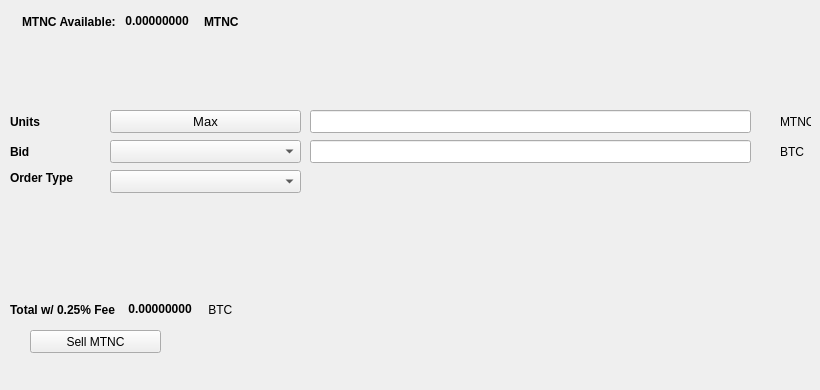
   <widget class="QWidget" name="SellTab">
    <attribute name="title">
     <string>Sell</string>
    </attribute>
    <widget class="QLabel" name="label_16">
     <property name="geometry">
      <rect>
       <x>780</x>
       <y>140</y>
       <width>31</width>
       <height>23</height>
      </rect>
     </property>
     <property name="text">
      <string>BTC</string>
     </property>
    </widget>
    <widget class="QComboBox" name="SellBidcomboBox">
     <property name="geometry">
      <rect>
       <x>110</x>
       <y>140</y>
       <width>191</width>
       <height>23</height>
      </rect>
     </property>
     <property name="font">
      <font>
       <pointsize>10</pointsize>
      </font>
     </property>
    </widget>
    <widget class="QLabel" name="label_18">
     <property name="geometry">
      <rect>
       <x>10</x>
       <y>110</y>
       <width>46</width>
       <height>23</height>
      </rect>
     </property>
     <property name="font">
      <font>
       <weight>75</weight>
       <bold>true</bold>
      </font>
     </property>
     <property name="text">
      <string>Units</string>
     </property>
    </widget>
    <widget class="QPushButton" name="Sell_Max_Amount">
     <property name="geometry">
      <rect>
       <x>110</x>
       <y>110</y>
       <width>191</width>
       <height>23</height>
      </rect>
     </property>
     <property name="font">
      <font>
       <pointsize>10</pointsize>
      </font>
     </property>
     <property name="text">
      <string>Max</string>
     </property>
    </widget>
    <widget class="QLabel" name="label_20">
     <property name="geometry">
      <rect>
       <x>10</x>
       <y>170</y>
       <width>91</width>
       <height>16</height>
      </rect>
     </property>
     <property name="font">
      <font>
       <weight>75</weight>
       <bold>true</bold>
      </font>
     </property>
     <property name="text">
      <string>Order Type</string>
     </property>
    </widget>
    <widget class="QComboBox" name="SellOrdertypeCombo">
     <property name="geometry">
      <rect>
       <x>110</x>
       <y>170</y>
       <width>191</width>
       <height>23</height>
      </rect>
     </property>
     <property name="font">
      <font>
       <pointsize>10</pointsize>
      </font>
     </property>
    </widget>
    <widget class="QLabel" name="label_21">
     <property name="geometry">
      <rect>
       <x>10</x>
       <y>140</y>
       <width>46</width>
       <height>23</height>
      </rect>
     </property>
     <property name="font">
      <font>
       <weight>75</weight>
       <bold>true</bold>
      </font>
     </property>
     <property name="text">
      <string>Bid</string>
     </property>
    </widget>
    <widget class="QLabel" name="label_22">
     <property name="geometry">
      <rect>
       <x>780</x>
       <y>110</y>
       <width>31</width>
       <height>23</height>
      </rect>
     </property>
     <property name="text">
      <string>MTNC</string>
     </property>
    </widget>
    <widget class="QLineEdit" name="UnitsInputMTNC">
     <property name="geometry">
      <rect>
       <x>310</x>
       <y>110</y>
       <width>441</width>
       <height>23</height>
      </rect>
     </property>
     <property name="font">
      <font>
       <pointsize>9</pointsize>
       <weight>75</weight>
       <bold>true</bold>
      </font>
     </property>
    </widget>
    <widget class="QLineEdit" name="SellBidPriceEdit">
     <property name="geometry">
      <rect>
       <x>310</x>
       <y>140</y>
       <width>441</width>
       <height>23</height>
      </rect>
     </property>
     <property name="font">
      <font>
       <pointsize>9</pointsize>
       <weight>75</weight>
       <bold>true</bold>
      </font>
     </property>
    </widget>
    <widget class="QPushButton" name="SellMTNCBTN">
     <property name="geometry">
      <rect>
       <x>30</x>
       <y>330</y>
       <width>131</width>
       <height>23</height>
      </rect>
     </property>
     <property name="text">
      <string>Sell MTNC</string>
     </property>
     <property name="icon">
      <iconset resource="../MTNC">
       <normaloff>:/icons/bitcoin</normaloff>:/icons/bitcoin</iconset>
     </property>
    </widget>
    <widget class="QWidget" name="layoutWidget3">
     <property name="geometry">
      <rect>
       <x>22</x>
       <y>12</y>
       <width>258</width>
       <height>19</height>
      </rect>
     </property>
     <layout class="QHBoxLayout" name="horizontalLayout">
      <item>
       <widget class="QLabel" name="label232_2">
        <property name="font">
         <font>
          <weight>75</weight>
          <bold>true</bold>
         </font>
        </property>
        <property name="text">
         <string>MTNC Available:</string>
        </property>
       </widget>
      </item>
      <item>
       <widget class="QLabel" name="MTNCAvailableLabel">
        <property name="palette">
         <palette>
          <active>
           <colorrole role="WindowText">
            <brush brushstyle="SolidPattern">
             <color alpha="255">
              <red>0</red>
              <green>0</green>
              <blue>0</blue>
             </color>
            </brush>
           </colorrole>
           <colorrole role="Button">
            <brush brushstyle="SolidPattern">
             <color alpha="255">
              <red>0</red>
              <green>170</green>
              <blue>0</blue>
             </color>
            </brush>
           </colorrole>
           <colorrole role="Light">
            <brush brushstyle="SolidPattern">
             <color alpha="255">
              <red>0</red>
              <green>255</green>
              <blue>0</blue>
             </color>
            </brush>
           </colorrole>
           <colorrole role="Midlight">
            <brush brushstyle="SolidPattern">
             <color alpha="255">
              <red>0</red>
              <green>212</green>
              <blue>0</blue>
             </color>
            </brush>
           </colorrole>
           <colorrole role="Dark">
            <brush brushstyle="SolidPattern">
             <color alpha="255">
              <red>0</red>
              <green>85</green>
              <blue>0</blue>
             </color>
            </brush>
           </colorrole>
           <colorrole role="Mid">
            <brush brushstyle="SolidPattern">
             <color alpha="255">
              <red>0</red>
              <green>113</green>
              <blue>0</blue>
             </color>
            </brush>
           </colorrole>
           <colorrole role="Text">
            <brush brushstyle="SolidPattern">
             <color alpha="255">
              <red>0</red>
              <green>170</green>
              <blue>0</blue>
             </color>
            </brush>
           </colorrole>
           <colorrole role="BrightText">
            <brush brushstyle="SolidPattern">
             <color alpha="255">
              <red>255</red>
              <green>255</green>
              <blue>255</blue>
             </color>
            </brush>
           </colorrole>
           <colorrole role="ButtonText">
            <brush brushstyle="SolidPattern">
             <color alpha="255">
              <red>0</red>
              <green>0</green>
              <blue>0</blue>
             </color>
            </brush>
           </colorrole>
           <colorrole role="Base">
            <brush brushstyle="SolidPattern">
             <color alpha="255">
              <red>255</red>
              <green>255</green>
              <blue>255</blue>
             </color>
            </brush>
           </colorrole>
           <colorrole role="Window">
            <brush brushstyle="SolidPattern">
             <color alpha="255">
              <red>0</red>
              <green>170</green>
              <blue>0</blue>
             </color>
            </brush>
           </colorrole>
           <colorrole role="Shadow">
            <brush brushstyle="SolidPattern">
             <color alpha="255">
              <red>0</red>
              <green>0</green>
              <blue>0</blue>
             </color>
            </brush>
           </colorrole>
           <colorrole role="AlternateBase">
            <brush brushstyle="SolidPattern">
             <color alpha="255">
              <red>127</red>
              <green>212</green>
              <blue>127</blue>
             </color>
            </brush>
           </colorrole>
           <colorrole role="ToolTipBase">
            <brush brushstyle="SolidPattern">
             <color alpha="255">
              <red>255</red>
              <green>255</green>
              <blue>220</blue>
             </color>
            </brush>
           </colorrole>
           <colorrole role="ToolTipText">
            <brush brushstyle="SolidPattern">
             <color alpha="255">
              <red>0</red>
              <green>0</green>
              <blue>0</blue>
             </color>
            </brush>
           </colorrole>
          </active>
          <inactive>
           <colorrole role="WindowText">
            <brush brushstyle="SolidPattern">
             <color alpha="255">
              <red>0</red>
              <green>0</green>
              <blue>0</blue>
             </color>
            </brush>
           </colorrole>
           <colorrole role="Button">
            <brush brushstyle="SolidPattern">
             <color alpha="255">
              <red>0</red>
              <green>170</green>
              <blue>0</blue>
             </color>
            </brush>
           </colorrole>
           <colorrole role="Light">
            <brush brushstyle="SolidPattern">
             <color alpha="255">
              <red>0</red>
              <green>255</green>
              <blue>0</blue>
             </color>
            </brush>
           </colorrole>
           <colorrole role="Midlight">
            <brush brushstyle="SolidPattern">
             <color alpha="255">
              <red>0</red>
              <green>212</green>
              <blue>0</blue>
             </color>
            </brush>
           </colorrole>
           <colorrole role="Dark">
            <brush brushstyle="SolidPattern">
             <color alpha="255">
              <red>0</red>
              <green>85</green>
              <blue>0</blue>
             </color>
            </brush>
           </colorrole>
           <colorrole role="Mid">
            <brush brushstyle="SolidPattern">
             <color alpha="255">
              <red>0</red>
              <green>113</green>
              <blue>0</blue>
             </color>
            </brush>
           </colorrole>
           <colorrole role="Text">
            <brush brushstyle="SolidPattern">
             <color alpha="255">
              <red>0</red>
              <green>170</green>
              <blue>0</blue>
             </color>
            </brush>
           </colorrole>
           <colorrole role="BrightText">
            <brush brushstyle="SolidPattern">
             <color alpha="255">
              <red>255</red>
              <green>255</green>
              <blue>255</blue>
             </color>
            </brush>
           </colorrole>
           <colorrole role="ButtonText">
            <brush brushstyle="SolidPattern">
             <color alpha="255">
              <red>0</red>
              <green>0</green>
              <blue>0</blue>
             </color>
            </brush>
           </colorrole>
           <colorrole role="Base">
            <brush brushstyle="SolidPattern">
             <color alpha="255">
              <red>255</red>
              <green>255</green>
              <blue>255</blue>
             </color>
            </brush>
           </colorrole>
           <colorrole role="Window">
            <brush brushstyle="SolidPattern">
             <color alpha="255">
              <red>0</red>
              <green>170</green>
              <blue>0</blue>
             </color>
            </brush>
           </colorrole>
           <colorrole role="Shadow">
            <brush brushstyle="SolidPattern">
             <color alpha="255">
              <red>0</red>
              <green>0</green>
              <blue>0</blue>
             </color>
            </brush>
           </colorrole>
           <colorrole role="AlternateBase">
            <brush brushstyle="SolidPattern">
             <color alpha="255">
              <red>127</red>
              <green>212</green>
              <blue>127</blue>
             </color>
            </brush>
           </colorrole>
           <colorrole role="ToolTipBase">
            <brush brushstyle="SolidPattern">
             <color alpha="255">
              <red>255</red>
              <green>255</green>
              <blue>220</blue>
             </color>
            </brush>
           </colorrole>
           <colorrole role="ToolTipText">
            <brush brushstyle="SolidPattern">
             <color alpha="255">
              <red>0</red>
              <green>0</green>
              <blue>0</blue>
             </color>
            </brush>
           </colorrole>
          </inactive>
          <disabled>
           <colorrole role="WindowText">
            <brush brushstyle="SolidPattern">
             <color alpha="255">
              <red>0</red>
              <green>85</green>
              <blue>0</blue>
             </color>
            </brush>
           </colorrole>
           <colorrole role="Button">
            <brush brushstyle="SolidPattern">
             <color alpha="255">
              <red>0</red>
              <green>170</green>
              <blue>0</blue>
             </color>
            </brush>
           </colorrole>
           <colorrole role="Light">
            <brush brushstyle="SolidPattern">
             <color alpha="255">
              <red>0</red>
              <green>255</green>
              <blue>0</blue>
             </color>
            </brush>
           </colorrole>
           <colorrole role="Midlight">
            <brush brushstyle="SolidPattern">
             <color alpha="255">
              <red>0</red>
              <green>212</green>
              <blue>0</blue>
             </color>
            </brush>
           </colorrole>
           <colorrole role="Dark">
            <brush brushstyle="SolidPattern">
             <color alpha="255">
              <red>0</red>
              <green>85</green>
              <blue>0</blue>
             </color>
            </brush>
           </colorrole>
           <colorrole role="Mid">
            <brush brushstyle="SolidPattern">
             <color alpha="255">
              <red>0</red>
              <green>113</green>
              <blue>0</blue>
             </color>
            </brush>
           </colorrole>
           <colorrole role="Text">
            <brush brushstyle="SolidPattern">
             <color alpha="255">
              <red>0</red>
              <green>85</green>
              <blue>0</blue>
             </color>
            </brush>
           </colorrole>
           <colorrole role="BrightText">
            <brush brushstyle="SolidPattern">
             <color alpha="255">
              <red>255</red>
              <green>255</green>
              <blue>255</blue>
             </color>
            </brush>
           </colorrole>
           <colorrole role="ButtonText">
            <brush brushstyle="SolidPattern">
             <color alpha="255">
              <red>0</red>
              <green>85</green>
              <blue>0</blue>
             </color>
            </brush>
           </colorrole>
           <colorrole role="Base">
            <brush brushstyle="SolidPattern">
             <color alpha="255">
              <red>0</red>
              <green>170</green>
              <blue>0</blue>
             </color>
            </brush>
           </colorrole>
           <colorrole role="Window">
            <brush brushstyle="SolidPattern">
             <color alpha="255">
              <red>0</red>
              <green>170</green>
              <blue>0</blue>
             </color>
            </brush>
           </colorrole>
           <colorrole role="Shadow">
            <brush brushstyle="SolidPattern">
             <color alpha="255">
              <red>0</red>
              <green>0</green>
              <blue>0</blue>
             </color>
            </brush>
           </colorrole>
           <colorrole role="AlternateBase">
            <brush brushstyle="SolidPattern">
             <color alpha="255">
              <red>0</red>
              <green>170</green>
              <blue>0</blue>
             </color>
            </brush>
           </colorrole>
           <colorrole role="ToolTipBase">
            <brush brushstyle="SolidPattern">
             <color alpha="255">
              <red>255</red>
              <green>255</green>
              <blue>220</blue>
             </color>
            </brush>
           </colorrole>
           <colorrole role="ToolTipText">
            <brush brushstyle="SolidPattern">
             <color alpha="255">
              <red>0</red>
              <green>0</green>
              <blue>0</blue>
             </color>
            </brush>
           </colorrole>
          </disabled>
         </palette>
        </property>
        <property name="font">
         <font>
          <weight>75</weight>
          <bold>true</bold>
         </font>
        </property>
        <property name="text">
         <string> 0.00000000 </string>
        </property>
        <property name="textInteractionFlags">
         <set>Qt::LinksAccessibleByMouse|Qt::TextSelectableByKeyboard|Qt::TextSelectableByMouse</set>
        </property>
       </widget>
      </item>
      <item>
       <widget class="QLabel" name="labelMTNC">
        <property name="font">
         <font>
          <weight>75</weight>
          <bold>true</bold>
         </font>
        </property>
        <property name="text">
         <string>MTNC</string>
        </property>
       </widget>
      </item>
     </layout>
    </widget>
    <widget class="QWidget" name="layoutWidget">
     <property name="geometry">
      <rect>
       <x>10</x>
       <y>300</y>
       <width>268</width>
       <height>19</height>
      </rect>
     </property>
     <layout class="QHBoxLayout" name="horizontalLayout_2">
      <item>
       <widget class="QLabel" name="label_19">
        <property name="font">
         <font>
          <weight>75</weight>
          <bold>true</bold>
         </font>
        </property>
        <property name="text">
         <string>Total w/ 0.25% Fee </string>
        </property>
       </widget>
      </item>
      <item>
       <widget class="QLabel" name="SellCostLabel">
        <property name="palette">
         <palette>
          <active>
           <colorrole role="WindowText">
            <brush brushstyle="SolidPattern">
             <color alpha="255">
              <red>0</red>
              <green>0</green>
              <blue>0</blue>
             </color>
            </brush>
           </colorrole>
           <colorrole role="Button">
            <brush brushstyle="SolidPattern">
             <color alpha="255">
              <red>0</red>
              <green>170</green>
              <blue>0</blue>
             </color>
            </brush>
           </colorrole>
           <colorrole role="Light">
            <brush brushstyle="SolidPattern">
             <color alpha="255">
              <red>0</red>
              <green>255</green>
              <blue>0</blue>
             </color>
            </brush>
           </colorrole>
           <colorrole role="Midlight">
            <brush brushstyle="SolidPattern">
             <color alpha="255">
              <red>0</red>
              <green>212</green>
              <blue>0</blue>
             </color>
            </brush>
           </colorrole>
           <colorrole role="Dark">
            <brush brushstyle="SolidPattern">
             <color alpha="255">
              <red>0</red>
              <green>85</green>
              <blue>0</blue>
             </color>
            </brush>
           </colorrole>
           <colorrole role="Mid">
            <brush brushstyle="SolidPattern">
             <color alpha="255">
              <red>0</red>
              <green>113</green>
              <blue>0</blue>
             </color>
            </brush>
           </colorrole>
           <colorrole role="Text">
            <brush brushstyle="SolidPattern">
             <color alpha="255">
              <red>0</red>
              <green>170</green>
              <blue>0</blue>
             </color>
            </brush>
           </colorrole>
           <colorrole role="BrightText">
            <brush brushstyle="SolidPattern">
             <color alpha="255">
              <red>255</red>
              <green>255</green>
              <blue>255</blue>
             </color>
            </brush>
           </colorrole>
           <colorrole role="ButtonText">
            <brush brushstyle="SolidPattern">
             <color alpha="255">
              <red>0</red>
              <green>0</green>
              <blue>0</blue>
             </color>
            </brush>
           </colorrole>
           <colorrole role="Base">
            <brush brushstyle="SolidPattern">
             <color alpha="255">
              <red>255</red>
              <green>255</green>
              <blue>255</blue>
             </color>
            </brush>
           </colorrole>
           <colorrole role="Window">
            <brush brushstyle="SolidPattern">
             <color alpha="255">
              <red>0</red>
              <green>170</green>
              <blue>0</blue>
             </color>
            </brush>
           </colorrole>
           <colorrole role="Shadow">
            <brush brushstyle="SolidPattern">
             <color alpha="255">
              <red>0</red>
              <green>0</green>
              <blue>0</blue>
             </color>
            </brush>
           </colorrole>
           <colorrole role="AlternateBase">
            <brush brushstyle="SolidPattern">
             <color alpha="255">
              <red>127</red>
              <green>212</green>
              <blue>127</blue>
             </color>
            </brush>
           </colorrole>
           <colorrole role="ToolTipBase">
            <brush brushstyle="SolidPattern">
             <color alpha="255">
              <red>255</red>
              <green>255</green>
              <blue>220</blue>
             </color>
            </brush>
           </colorrole>
           <colorrole role="ToolTipText">
            <brush brushstyle="SolidPattern">
             <color alpha="255">
              <red>0</red>
              <green>0</green>
              <blue>0</blue>
             </color>
            </brush>
           </colorrole>
          </active>
          <inactive>
           <colorrole role="WindowText">
            <brush brushstyle="SolidPattern">
             <color alpha="255">
              <red>0</red>
              <green>0</green>
              <blue>0</blue>
             </color>
            </brush>
           </colorrole>
           <colorrole role="Button">
            <brush brushstyle="SolidPattern">
             <color alpha="255">
              <red>0</red>
              <green>170</green>
              <blue>0</blue>
             </color>
            </brush>
           </colorrole>
           <colorrole role="Light">
            <brush brushstyle="SolidPattern">
             <color alpha="255">
              <red>0</red>
              <green>255</green>
              <blue>0</blue>
             </color>
            </brush>
           </colorrole>
           <colorrole role="Midlight">
            <brush brushstyle="SolidPattern">
             <color alpha="255">
              <red>0</red>
              <green>212</green>
              <blue>0</blue>
             </color>
            </brush>
           </colorrole>
           <colorrole role="Dark">
            <brush brushstyle="SolidPattern">
             <color alpha="255">
              <red>0</red>
              <green>85</green>
              <blue>0</blue>
             </color>
            </brush>
           </colorrole>
           <colorrole role="Mid">
            <brush brushstyle="SolidPattern">
             <color alpha="255">
              <red>0</red>
              <green>113</green>
              <blue>0</blue>
             </color>
            </brush>
           </colorrole>
           <colorrole role="Text">
            <brush brushstyle="SolidPattern">
             <color alpha="255">
              <red>0</red>
              <green>170</green>
              <blue>0</blue>
             </color>
            </brush>
           </colorrole>
           <colorrole role="BrightText">
            <brush brushstyle="SolidPattern">
             <color alpha="255">
              <red>255</red>
              <green>255</green>
              <blue>255</blue>
             </color>
            </brush>
           </colorrole>
           <colorrole role="ButtonText">
            <brush brushstyle="SolidPattern">
             <color alpha="255">
              <red>0</red>
              <green>0</green>
              <blue>0</blue>
             </color>
            </brush>
           </colorrole>
           <colorrole role="Base">
            <brush brushstyle="SolidPattern">
             <color alpha="255">
              <red>255</red>
              <green>255</green>
              <blue>255</blue>
             </color>
            </brush>
           </colorrole>
           <colorrole role="Window">
            <brush brushstyle="SolidPattern">
             <color alpha="255">
              <red>0</red>
              <green>170</green>
              <blue>0</blue>
             </color>
            </brush>
           </colorrole>
           <colorrole role="Shadow">
            <brush brushstyle="SolidPattern">
             <color alpha="255">
              <red>0</red>
              <green>0</green>
              <blue>0</blue>
             </color>
            </brush>
           </colorrole>
           <colorrole role="AlternateBase">
            <brush brushstyle="SolidPattern">
             <color alpha="255">
              <red>127</red>
              <green>212</green>
              <blue>127</blue>
             </color>
            </brush>
           </colorrole>
           <colorrole role="ToolTipBase">
            <brush brushstyle="SolidPattern">
             <color alpha="255">
              <red>255</red>
              <green>255</green>
              <blue>220</blue>
             </color>
            </brush>
           </colorrole>
           <colorrole role="ToolTipText">
            <brush brushstyle="SolidPattern">
             <color alpha="255">
              <red>0</red>
              <green>0</green>
              <blue>0</blue>
             </color>
            </brush>
           </colorrole>
          </inactive>
          <disabled>
           <colorrole role="WindowText">
            <brush brushstyle="SolidPattern">
             <color alpha="255">
              <red>0</red>
              <green>85</green>
              <blue>0</blue>
             </color>
            </brush>
           </colorrole>
           <colorrole role="Button">
            <brush brushstyle="SolidPattern">
             <color alpha="255">
              <red>0</red>
              <green>170</green>
              <blue>0</blue>
             </color>
            </brush>
           </colorrole>
           <colorrole role="Light">
            <brush brushstyle="SolidPattern">
             <color alpha="255">
              <red>0</red>
              <green>255</green>
              <blue>0</blue>
             </color>
            </brush>
           </colorrole>
           <colorrole role="Midlight">
            <brush brushstyle="SolidPattern">
             <color alpha="255">
              <red>0</red>
              <green>212</green>
              <blue>0</blue>
             </color>
            </brush>
           </colorrole>
           <colorrole role="Dark">
            <brush brushstyle="SolidPattern">
             <color alpha="255">
              <red>0</red>
              <green>85</green>
              <blue>0</blue>
             </color>
            </brush>
           </colorrole>
           <colorrole role="Mid">
            <brush brushstyle="SolidPattern">
             <color alpha="255">
              <red>0</red>
              <green>113</green>
              <blue>0</blue>
             </color>
            </brush>
           </colorrole>
           <colorrole role="Text">
            <brush brushstyle="SolidPattern">
             <color alpha="255">
              <red>0</red>
              <green>85</green>
              <blue>0</blue>
             </color>
            </brush>
           </colorrole>
           <colorrole role="BrightText">
            <brush brushstyle="SolidPattern">
             <color alpha="255">
              <red>255</red>
              <green>255</green>
              <blue>255</blue>
             </color>
            </brush>
           </colorrole>
           <colorrole role="ButtonText">
            <brush brushstyle="SolidPattern">
             <color alpha="255">
              <red>0</red>
              <green>85</green>
              <blue>0</blue>
             </color>
            </brush>
           </colorrole>
           <colorrole role="Base">
            <brush brushstyle="SolidPattern">
             <color alpha="255">
              <red>0</red>
              <green>170</green>
              <blue>0</blue>
             </color>
            </brush>
           </colorrole>
           <colorrole role="Window">
            <brush brushstyle="SolidPattern">
             <color alpha="255">
              <red>0</red>
              <green>170</green>
              <blue>0</blue>
             </color>
            </brush>
           </colorrole>
           <colorrole role="Shadow">
            <brush brushstyle="SolidPattern">
             <color alpha="255">
              <red>0</red>
              <green>0</green>
              <blue>0</blue>
             </color>
            </brush>
           </colorrole>
           <colorrole role="AlternateBase">
            <brush brushstyle="SolidPattern">
             <color alpha="255">
              <red>0</red>
              <green>170</green>
              <blue>0</blue>
             </color>
            </brush>
           </colorrole>
           <colorrole role="ToolTipBase">
            <brush brushstyle="SolidPattern">
             <color alpha="255">
              <red>255</red>
              <green>255</green>
              <blue>220</blue>
             </color>
            </brush>
           </colorrole>
           <colorrole role="ToolTipText">
            <brush brushstyle="SolidPattern">
             <color alpha="255">
              <red>0</red>
              <green>0</green>
              <blue>0</blue>
             </color>
            </brush>
           </colorrole>
          </disabled>
         </palette>
        </property>
        <property name="font">
         <font>
          <weight>75</weight>
          <bold>true</bold>
         </font>
        </property>
        <property name="autoFillBackground">
         <bool>false</bool>
        </property>
        <property name="text">
         <string> 0.00000000</string>
        </property>
        <property name="textInteractionFlags">
         <set>Qt::LinksAccessibleByMouse|Qt::TextSelectableByMouse</set>
        </property>
       </widget>
      </item>
      <item>
       <widget class="QLabel" name="label_17">
        <property name="font">
         <font>
          <weight>50</weight>
          <bold>false</bold>
         </font>
        </property>
        <property name="text">
         <string> BTC</string>
        </property>
       </widget>
      </item>
     </layout>
    </widget>
    <widget class="QLabel" name="label_23">
     <property name="geometry">
      <rect>
       <x>460</x>
       <y>300</y>
       <width>281</width>
       <height>81</height>
      </rect>
     </property>
     <property name="text">
      <string/>
     </property>
     <property name="pixmap">
      <pixmap>:/images/bittrex</pixmap>
     </property>
    </widget>
   </widget>
